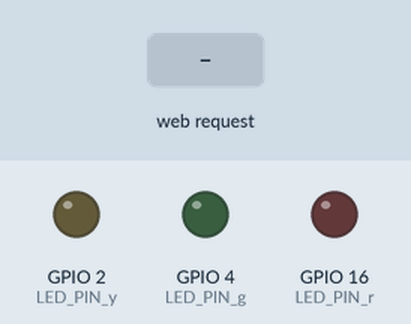
Simulated run of this sketch. Board: ESP32. Parts: output pins drawn as LEDs (lit = HIGH). Inputs (shaded band) come from the test bench. What the sketch prints to the serial monitor is not drawn.

Above: at 1.2 s.
1.3 s: HTTP request GET /set?pwm=1 received
At 2.5 s:
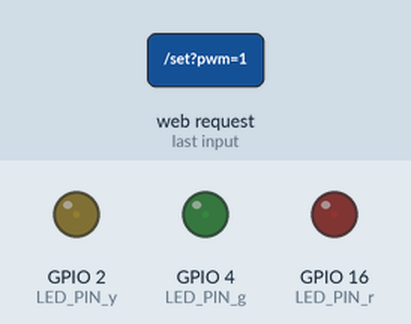
2.8 s: HTTP request GET /set?pwm=120 received
At 3.6 s:
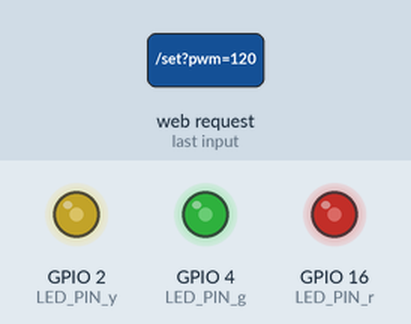
Timing chart, 0 to 5.8 s (numbered marks = the images above; inputs shaded):
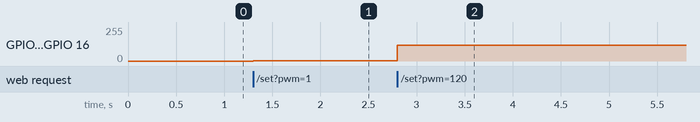

Measured:
- after the input at 1.3 s, GPIO 2 (LED_PIN_y), GPIO 4 (LED_PIN_g), GPIO 16 (LED_PIN_r): 0/255 → 1/255 at once
- after the input at 2.8 s, GPIO 2 (LED_PIN_y), GPIO 4 (LED_PIN_g), GPIO 16 (LED_PIN_r): 1/255 → 120/255 at once

The sketch:

web.ino
```cpp
#include <WiFi.h>
#include <WebServer.h>

const int LED_PIN_y = 2;
const int LED_PIN_g = 4;
const int LED_PIN_r = 16;
const int freq=5000;
const int resolution=8;
WebServer server(80);
int currentPWM = 0; // 增加一个全局变量来记录当前的占空比 (0-255)

String makePage() {
  // 使用 HTML 表单配合 JavaScript 实现滑动实时显示和自动提交
  String html = R"rawliteral(
<!DOCTYPE html>
<html lang="zh-CN">
<head>
  <meta charset="UTF-8">
  <meta name="viewport" content="width=device-width, initial-scale=1.0">
  <title>实验3</title>
</head>
<body style="font-family:Arial; text-align:center; margin-top:50px;">
  <h1>第三部分：滑动调节 LED 亮度</h1>
  <p>当前占空比：<b id="pwmValue">)rawliteral" + String(currentPWM) + R"rawliteral(</b></p>

  <form action="/set" method="GET" id="pwmForm">
    <label for="pwm">滑动调节占空比 (0 - 255):</label><br><br>
    <!--
      oninput: 拖动过程中实时更新显示的数字
      onchange: 松开滑块后自动提交表单
    -->
    <input type="range" id="pwm" name="pwm" min="0" max="255" value=")rawliteral" + String(currentPWM) + R"rawliteral("
           style="padding: 5px; width: 250px;"
           oninput="document.getElementById('pwmValue').innerText = this.value"
           onchange="document.getElementById('pwmForm').submit()">
  </form>
</body>
</html>
)rawliteral";
  return html;
}

void handleRoot() {
  server.send(200, "text/html; charset=UTF-8", makePage());
}

// 处理表单提交的函数
void handleSet() {
  // 检查 URL 中是否带有参数 "pwm" (例如: /set?pwm=128)
  if (server.hasArg("pwm")) {
    String pwmStr = server.arg("pwm");
    Serial.println(server.arg("pwm"));
    currentPWM = pwmStr.toInt(); // 将字符串转换为整数

    // 安全起见，限制数值范围在 0 到 255 之间
    if (currentPWM < 0) currentPWM = 0;
    if (currentPWM > 255) currentPWM = 255;

    // 使用 analogWrite 输出 PWM 信号调节亮度
    ledcWrite(LED_PIN_y, currentPWM);
    ledcWrite(LED_PIN_g, currentPWM);
    ledcWrite(LED_PIN_r, currentPWM);
  }

  // 处理完成后，重定向回主页 ("/") 以刷新页面状态
  server.sendHeader("Location", "/");
  server.send(303);
}

void setup() {
  Serial.begin(115200);
  pinMode(LED_PIN_y, OUTPUT);
  ledcAttach(LED_PIN_y, freq, resolution);
  pinMode(LED_PIN_g, OUTPUT);
  ledcAttach(LED_PIN_g, freq, resolution);
  pinMode(LED_PIN_r, OUTPUT);
  ledcAttach(LED_PIN_r, freq, resolution);

  const char* ap_ssid = "ESP32-225";
  const char* ap_pass = "12345678"; // 至少8位

  WiFi.mode(WIFI_AP);
  WiFi.softAP(ap_ssid, ap_pass);

  Serial.println("AP已开启");
  Serial.print("AP IP: ");
  Serial.println(WiFi.softAPIP()); // 通常 192.168.4.1

  server.on("/", handleRoot);
  server.on("/set", handleSet); // 注册 /set 路由，指向 handleSet 函数
  server.begin();
}

void loop() {
  server.handleClient();
}
```
